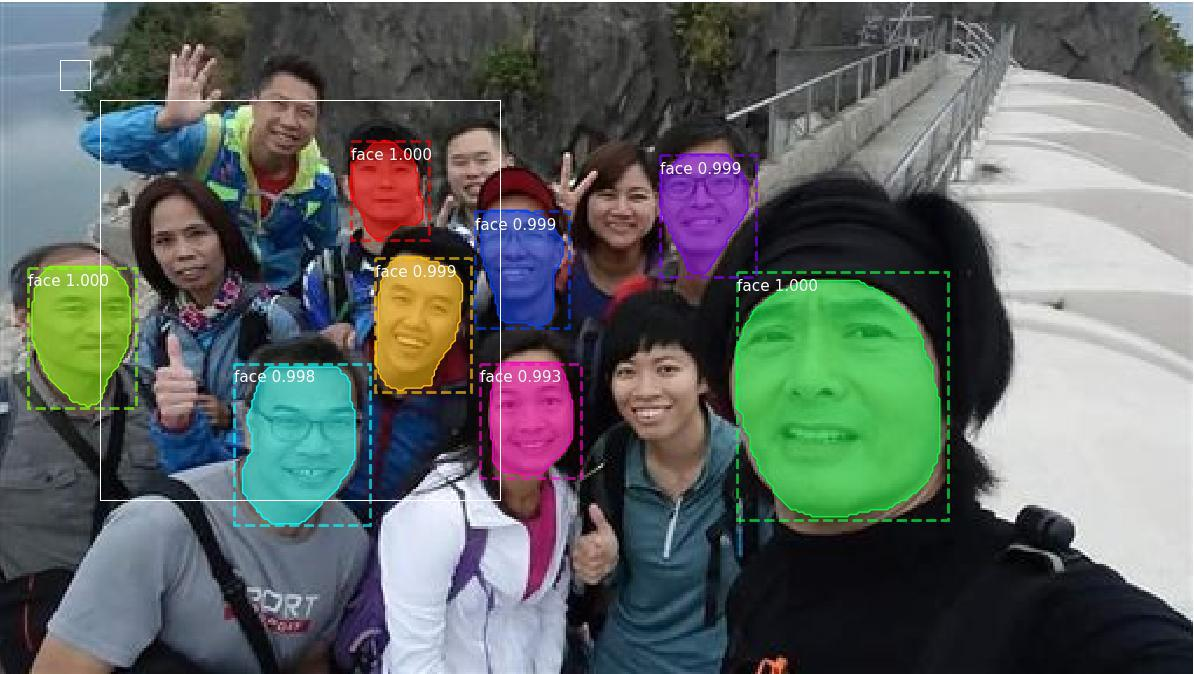
#> input picture test.jpeg, 1194 x 674 px
$ python draw_bbox.py
#> lines starting #> are read from the running program, lines starting #| are printed output that depends on the picture

from PIL import Image , ImageDraw
im = Image.open('test.jpeg')
#> im is the input picture: PIL image 1194x674 RGB; mean R, G, B 94.5, 100.7, 99
drawSurface = ImageDraw.Draw(im)


drawSurface.line(((300,100),(300,600), (700,600), (700,100), (300,100)),fill = (255,0,0), width = 5)

im.show()
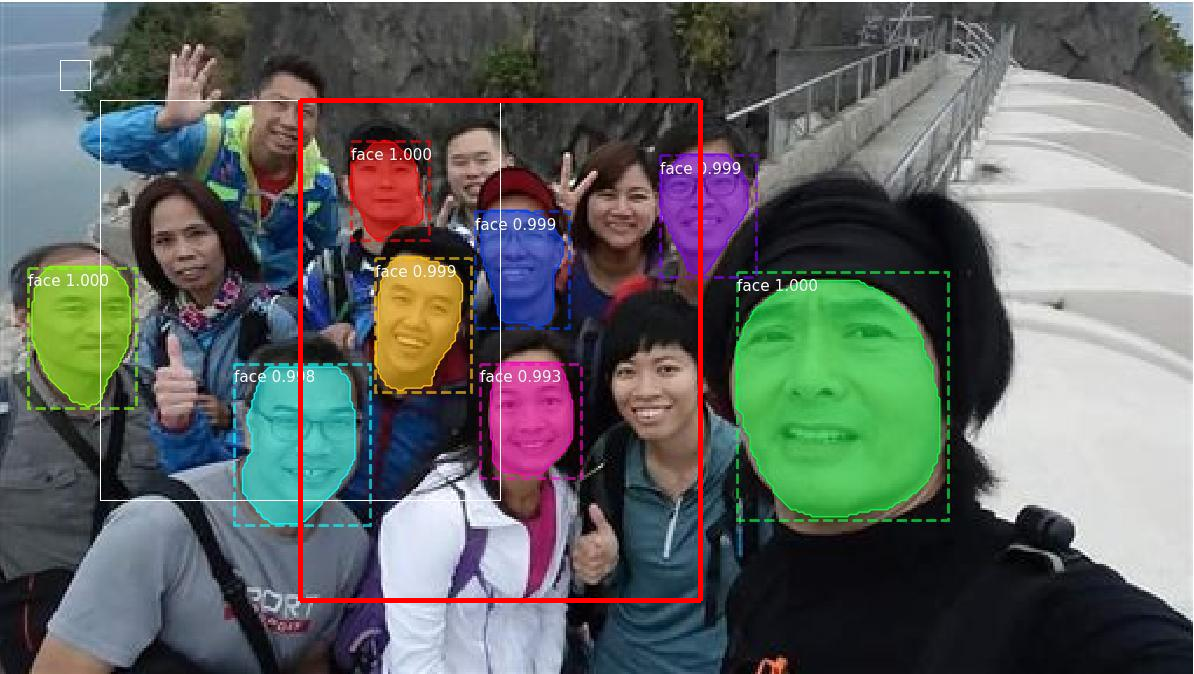
#> shown: PIL image 1194x674 RGB; mean R, G, B 96.4, 99.7, 97.9
del drawSurface
#im.save('test.jpeg',format='jpeg')
